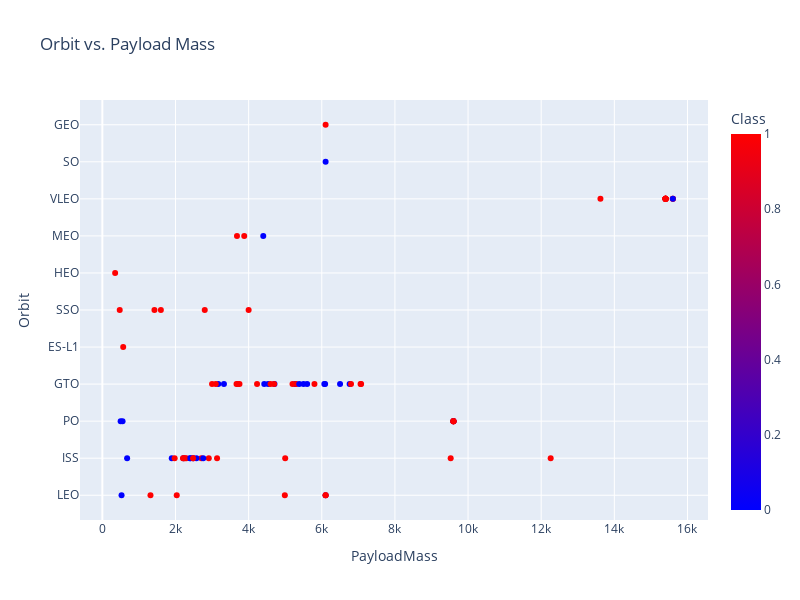

The code cell stored with this chart in its notebook:
### Markdown cell above
Similarly, we can plot the Payload vs. Orbit scatter point charts to reveal the relationship between Payload and Orbit type

### Code cell
# dark background using plotly
px.colors.sequential.Blackbody
# Plot a scatter point chart with x axis to be Payload and y axis to be the Orbit, and hue to be the class value
px.scatter(df, x='PayloadMass', y='Orbit',color='Class',color_continuous_scale=px.colors.sequential.Bluered , title='Orbit vs. Payload Mass', hover_data=['Class'],height=600,width=800)
# plt.xlabel('Payload Mass')
# plt.ylabel('Orbit')
# plt.show()

### Figure 1 — Plotly figure (JSON) as saved in the notebook; plotly's stock layout.template omitted (floating-point values rounded to 4 significant figures)
{"data": [{"customdata": [[0], [0], [0], [0], [0], [0], [1], [1], [0], [0], [0], [0], [1], [0], [0], [0], [1], [0], [0], [1], [1], [1], [1], [1], [0], [1], [1], [0], [1], [1], [0], [1], [1], [1], [0], [1], [1], [1], [1], [1], [1], [1], [1], [1], [1], [0], [0], [0], [1], [1], [0], [0], [1], [1], [1], [1], [1], [1], [1], [0], [0], [1], [1], [1], [1], [1], [1], [0], [1], [1], [1], [1], [0], [1], [0], [1], [0], [1], [1], [1], [1], [1], [1], [1], [1], [1], [1], [1], [1], [1]], "hovertemplate": "PayloadMass=%{x}<br>Orbit=%{y}<br>Class=%{marker.color}<extra></extra>", "legendgroup": "", "marker": {"color": [0, 0, 0, 0, 0, 0, 1, 1, 0, 0, 0, 0, 1, 0, 0, 0, 1, 0, 0, 1, 1, 1, 1, 1, 0, 1, 1, 0, 1, 1, 0, 1, 1, 1, 0, 1, 1, 1, 1, 1, 1, 1, 1, 1, 1, 0, 0, 0, 1, 1, 0, 0, 1, 1, 1, 1, 1, 1, 1, 0, 0, 1, 1, 1, 1, 1, 1, 0, 1, 1, 1, 1, 0, 1, 0, 1, 0, 1, 1, 1, 1, 1, 1, 1, 1, 1, 1, 1, 1, 1], "coloraxis": "coloraxis", "symbol": "circle"}, "mode": "markers", "name": "", "orientation": "h", "showlegend": false, "type": "scatter", "x": [6105.0, 525, 677, 500, 3170, 3325, 2296, 1316, 4535, 4428, 2216, 2395, 570, 1898, 4707, 2477, 2034, 553, 5271, 3136, 4696, 3100, 2257, 4600, 5500, 9600, 2490, 5600, 5300, 6105.0, 6070, 2708, 3669, 9600, 6761, 2910, 475, 4990, 9600, 5200, 3700, 2205, 9600, 6105.0, 4230, 6092, 9600, 2760, 350, 3750, 5384.0, 2410, 7076, 9600, 5800, 7060, 2800, 3000, 4000, 2573, 4400, 9600, 12259, 2482, 13620, 1425, 2228.0, 6500, 15600, 5000, 6800, 15400, 6105.0, 15600, 15400, 1977, 15600, 15400, 9525, 15400, 15400, 3880, 6105.0, 15400, 1600, 15400, 15400, 15400, 15400, 3681], "xaxis": "x", "y": ["LEO", "LEO", "ISS", "PO", "GTO", "GTO", "ISS", "LEO", "GTO", "GTO", "ISS", "ISS", "ES-L1", "ISS", "GTO", "ISS", "LEO", "PO", "GTO", "ISS", "GTO", "GTO", "ISS", "GTO", "GTO", "PO", "ISS", "GTO", "GTO", "LEO", "GTO", "ISS", "GTO", "PO", "GTO", "ISS", "SSO", "LEO", "PO", "GTO", "GTO", "ISS", "PO", "LEO", "GTO", "GTO", "PO", "ISS", "HEO", "GTO", "GTO", "ISS", "GTO", "PO", "GTO", "GTO", "SSO", "GTO", "SSO", "ISS", "MEO", "PO", "ISS", "ISS", "VLEO", "SSO", "ISS", "GTO", "VLEO", "ISS", "GTO", "VLEO", "SO", "VLEO", "VLEO", "ISS", "VLEO", "VLEO", "ISS", "VLEO", "VLEO", "MEO", "GEO", "VLEO", "SSO", "VLEO", "VLEO", "VLEO", "VLEO", "MEO"], "yaxis": "y"}], "layout": {"coloraxis": {"colorbar": {"title": {"text": "Class"}}, "colorscale": [[0, "rgb(0,0,255)"], [1, "rgb(255,0,0)"]]}, "height": 600, "legend": {"tracegroupgap": 0}, "title": {"text": "Orbit vs. Payload Mass"}, "width": 800, "xaxis": {"anchor": "y", "domain": [0, 1], "title": {"text": "PayloadMass"}}, "yaxis": {"anchor": "x", "domain": [0, 1], "title": {"text": "Orbit"}}}}
